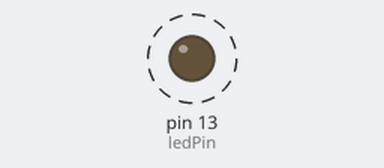
Simulated run of this sketch. Board: Arduino Uno, built with avr-gcc and run on an emulated ATmega328P. On the bench: output pins drawn as LEDs (lit = HIGH). Dashed ring = blinking. What the sketch prints to the serial monitor is not drawn.

Above: at 0.5 s.
Timing chart, 0 to 4.6 s (numbered marks = the images above):
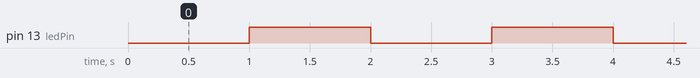

Measured:
- by itself, pin 13 (ledPin): alternates HIGH for 1.0 s and LOW for 1.0 s

The sketch:

IF_IF-1234567.ino
```cpp
const int ledPin =  LED_BUILTIN;// the number of the LED pin
int ledState = LOW;             // ledState used to set the LED
unsigned long previousMillis = 0;// will store last time LED was updated
unsigned long previousMillis_2 = 0;
const long interval = 1000;       // interval at which to blink (milliseconds)
unsigned long i=0;
void setup() {
  Serial.begin(9600);
  pinMode(ledPin, OUTPUT);
}

void loop() {
  unsigned long currentMillis = millis();


    if (currentMillis - previousMillis >= interval) {
    previousMillis = currentMillis;                  //last time LED blinked
    ledState = !(ledState);
  Serial.println(ledState);
    digitalWrite(ledPin, ledState);
    print_time(previousMillis);
    } //if


    if (currentMillis - previousMillis_2 >= interval*i) {
    previousMillis_2 = currentMillis;
    ledState = 0;
  Serial.println(ledState);
      Serial.println("delay");
    digitalWrite(ledPin, ledState);
    print_time(previousMillis);
   i=i+2;
      // i++;
    }
}
void print_time(unsigned long time_millis){
    Serial.print("Time: ");
    Serial.print(time_millis/1000);
    Serial.print("s - ");
}
```
